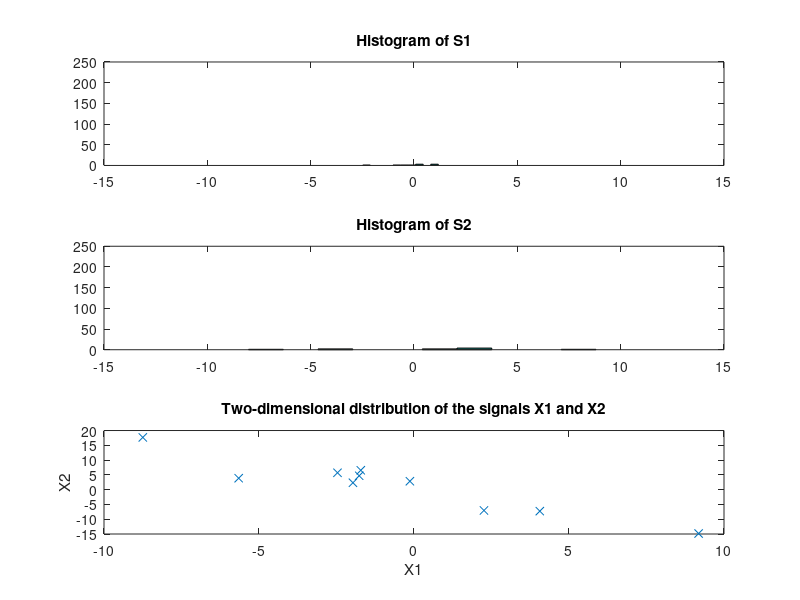

Recreate this plot in MATLAB.
%%%%%%%%%%%%%%%%%%%%%%%%%%%%%%%%%%%%%%%%%%%%%%%%%%%
%Assignment C part 1
%%%%%%%%%%%%%%%%%%%%%%%%%%%%%%%%%%%%%%%%%%%%%%%%%%%
clear

eta = 0.1;
error=1e-2;
iter=1;
n= 10;  %number of elements

%Initialize the weights with random values
W = 0.1*rand(n,2);

%Mixing matrix
A = ([1 -1; 1 2]);

%Variance for the sources
Svar1 =1;
Svar2 =4;

%Generate the sources
S = double(zeros(2,n));
S(1,:) = normrnd(0,Svar1,n,1);
S(2,:) = normrnd(0,Svar2,n,1);

%Observation vector X = Source * mixer matrix
X = A*S;
 
%%%%%%%%%%%%%%%%%%%%%%%%%%%%%%%%%%%%%%%%%%%%%%%%
%Plots
%%%%%%%%%%%%%%%%%%%%%%%%%%%%%%%%%%%%%%%%%%%%%%%%
%Plot Histogram of S1
subplot(3,1,1)
hist(S(1,:))
axis([-15 15 0 250])    %[xmin xmax ymin ymax]
title('Histogram of S1')
drawnow

%Plot Histogram of S2
subplot(3,1,2)
hist(S(2,:))
axis([-15 15 0 250])    %[xmin xmax ymin ymax]
title('Histogram of S2');
drawnow

%Plot X1,X2
subplot(3,1,3)
plot(X(1,:),X(2,:),'x');
title('Two-dimensional distribution of the signals X1 and X2');
xlabel('X1');
ylabel('X2');
drawnow

I = double(zeros(n));

%%%%%%%%%%%%%%%%%%%%%%%
%Training
%P(x) = 1 / (sqrt(2*pi*variance)) * exp (- ((x - miu)^2)/(2*variance^2));

% %Py(Y) = Px(X) / det(W);
% Py_Y = Px(X) / det(W);
%While Py(y) <= [||]i_to_n Py_i(Py_i)

%%%%%%%%%%%%%%%%%%%%%%%%%%%%%%%%%%%%%%%%%%%%%%%%%%%%%%%%%%%%%%%%%%%%%%%%%%
%Source:
%http://www.mathworks.com/matlabcentral/fileexchange/
%6267-neural-networks-a-comprehensive-foundation-2e-book-companion-software/
%content/haykin/ica.m
%%%%%%%%%%%%%%%%%%%%%%%%%%%%%%%%%%%%%%%%%%%%%%%%%%%%%%%%%%%%%%%%%%%%%%%%%%%
for i=1:iter

 %Demixing X with W
 y=W*X;

 %Activation function
 f=(3/4)*y.^11+(25/4)*y.^9+(-14/3)*y.^7+(-47/4)*y.^5+(29/4)*y.^3;

 dW=(eye(n)-f*y')*W;

 %Update the weight
 W=W+ eta*dW;

% Break if Algorithm diverges
 if (sum(sum(isnan(W)))>0) flag=1; break; end
   max(max(abs(dW)));

% Break if Algorithm converges-- max weight update is less than error
 if (max(max(abs(dW)))<error & i>10) break; end;

end
